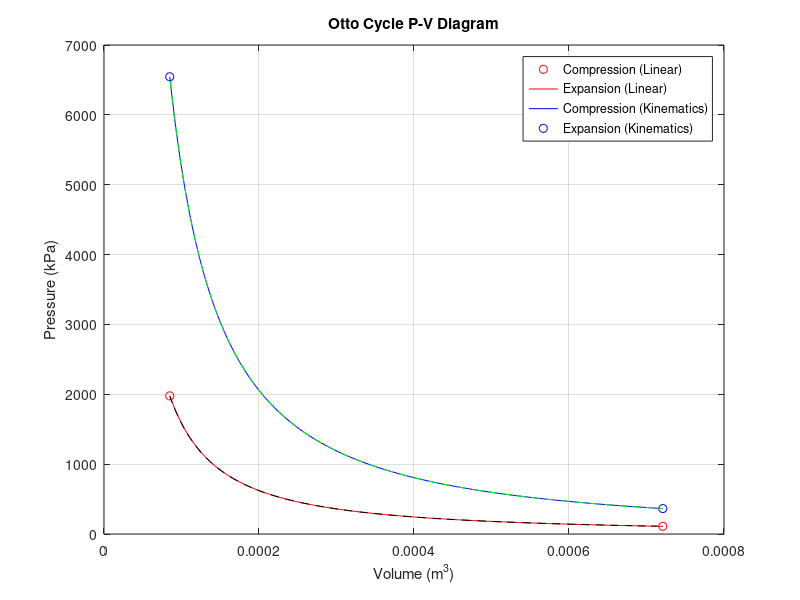
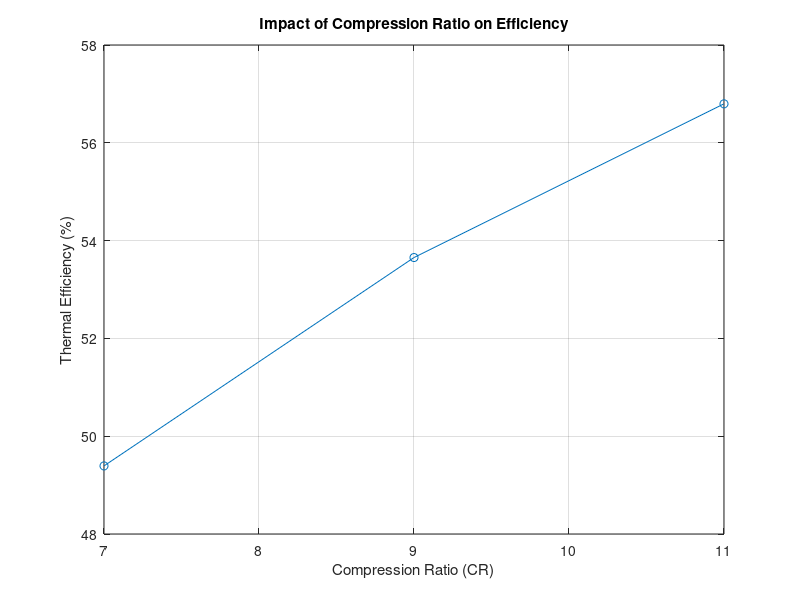

MATLAB code to generate these figures, in order:
clear all;
clc;

gamma = 1.35; 
P1 = 110;
T1 = 400;
T3 = 2800;
bore = 0.09; 
stroke = 0.1;
L = 0.14;
CR = 8.5;

Vswept = (pi/4) * bore^2 * stroke;
Vclearance = Vswept / (CR - 1);
V1 = Vclearance + Vswept;
V2 = Vclearance;

T2 = T1 * (V1 / V2)^(gamma - 1);
P2 = P1 * (V1 / V2)^gamma;

P3 = P2 * T3 / T2;

V3 = V2; 
V4 = V1; 
T4 = T3 * (V3 / V4)^(gamma - 1);
P4 = P3 * (V3 / V4)^gamma;

efficiency = 1 - 1 / (CR^(gamma - 1));

theta = linspace(0, 2*pi, 100); 
r = stroke / 2; 
V_compression = Vclearance + (Vswept / 2) * (1 - cos(theta) + (L / r) * (1 - sqrt(1 - (r / L)^2 * sin(theta).^2)));

%% Without Considering Piston Kinematics
n = 100;
V_comp_linear = linspace(V1, V2, n); 
P_comp_linear = P1 * (V1 ./ V_comp_linear).^gamma; 

V_exp_linear = linspace(V3, V4, n); 
P_exp_linear = P3 * (V3 ./ V_exp_linear).^gamma; 

%% With Considering Piston Kinematics
theta = linspace(0, pi, n); 
r = stroke / 2; % Crank radius
V_comp_kinematic = Vclearance + (Vswept / 2) * (1 - cos(theta) + (L / r) * (1 - sqrt(1 - (r / L)^2 .* sin(theta).^2)));
P_comp_kinematic = P1 * (V1 ./ V_comp_kinematic).^gamma;

theta_exp = linspace(pi, 2*pi, n); 
V_exp_kinematic = Vclearance + (Vswept / 2) * (1 - cos(theta_exp) + (L / r) * (1 - sqrt(1 - (r / L)^2 .* sin(theta_exp).^2)));
P_exp_kinematic = P3 * (V3 ./ V_exp_kinematic).^gamma;

%% Plotting P-V Diagrams
figure;
% Without Piston Kinematics
plot([V1, V2], [P1, P2], 'ro'); hold on;
plot(V_comp_linear, P_comp_linear, 'r-');
plot(V_exp_linear, P_exp_linear, 'b-');
plot([V3, V4], [P3, P4], 'bo');

% With Piston Kinematics
plot(V_comp_kinematic, P_comp_kinematic, 'k--');
plot(V_exp_kinematic, P_exp_kinematic, 'g--');

xlabel('Volume (m^3)');
ylabel('Pressure (kPa)');
title('Otto Cycle P-V Diagram');
legend('Compression (Linear)', 'Expansion (Linear)','Compression (Kinematics)', 'Expansion (Kinematics)', 'Location', 'Best');
grid on;

CR_vals = [7, 9, 11];
efficiencies = 1 - 1 ./ (CR_vals.^(gamma - 1));
figure;
plot(CR_vals, efficiencies * 100, 'o-');
xlabel('Compression Ratio (CR)');
ylabel('Thermal Efficiency (%)');
title('Impact of Compression Ratio on Efficiency');
grid on;